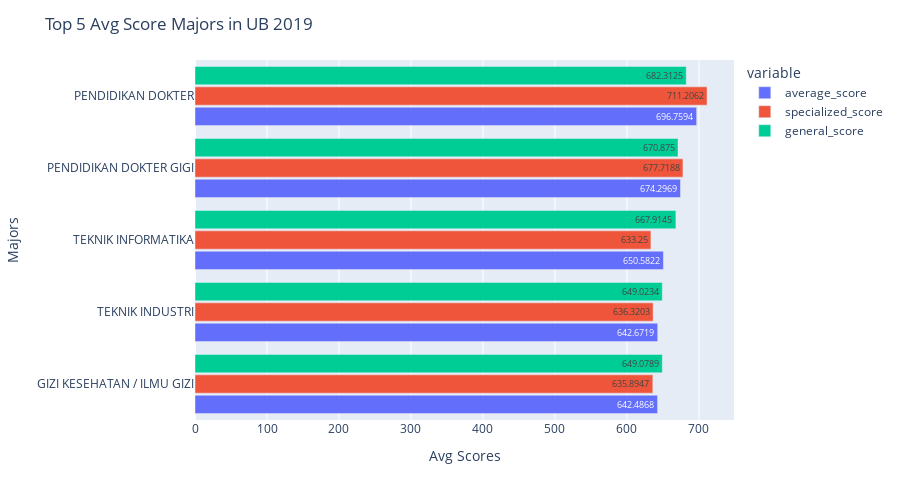

Source (notebook cell):
### Markdown cell above
![Avg Score in Science Majors UB 2019](/photos/Avg%20Score%20in%20Science%20Majors%20UB%202019.png)

### Code cell
fig = px.bar(data_frame=df_univ_braw_clear.groupby('first_major').mean().sort_values('average_score',ascending=False).head(5).reset_index(),x=['average_score','specialized_score','general_score'],y='first_major',text_auto=True,barmode='group',height=500)

fig.update_layout(showlegend=True,title='Top 5 Avg Score Majors in UB 2019',xaxis_title='Avg Scores',yaxis_title='Majors',bargap=0.15,
bargroupgap=0.1,yaxis={'categoryorder':'total ascending'})
fig.show()

### Figure 1 — Plotly figure (JSON) as saved in the notebook; plotly's stock layout.template omitted (floating-point values rounded to 4 significant figures)
{"data": [{"alignmentgroup": "True", "hovertemplate": "variable=average_score<br>value=%{x}<br>first_major=%{y}<extra></extra>", "legendgroup": "average_score", "marker": {"color": "#636efa", "pattern": {"shape": ""}}, "name": "average_score", "offsetgroup": "average_score", "orientation": "h", "showlegend": true, "textposition": "auto", "texttemplate": "%{x}", "type": "bar", "x": [696.8, 674.3, 650.6, 642.7, 642.5], "xaxis": "x", "y": ["PENDIDIKAN DOKTER", "PENDIDIKAN DOKTER GIGI", "TEKNIK INFORMATIKA", "TEKNIK INDUSTRI", "GIZI KESEHATAN / ILMU GIZI"], "yaxis": "y"}, {"alignmentgroup": "True", "hovertemplate": "variable=specialized_score<br>value=%{x}<br>first_major=%{y}<extra></extra>", "legendgroup": "specialized_score", "marker": {"color": "#EF553B", "pattern": {"shape": ""}}, "name": "specialized_score", "offsetgroup": "specialized_score", "orientation": "h", "showlegend": true, "textposition": "auto", "texttemplate": "%{x}", "type": "bar", "x": [711.2, 677.7, 633.2, 636.3, 635.9], "xaxis": "x", "y": ["PENDIDIKAN DOKTER", "PENDIDIKAN DOKTER GIGI", "TEKNIK INFORMATIKA", "TEKNIK INDUSTRI", "GIZI KESEHATAN / ILMU GIZI"], "yaxis": "y"}, {"alignmentgroup": "True", "hovertemplate": "variable=general_score<br>value=%{x}<br>first_major=%{y}<extra></extra>", "legendgroup": "general_score", "marker": {"color": "#00cc96", "pattern": {"shape": ""}}, "name": "general_score", "offsetgroup": "general_score", "orientation": "h", "showlegend": true, "textposition": "auto", "texttemplate": "%{x}", "type": "bar", "x": [682.3, 670.9, 667.9, 649.0, 649.1], "xaxis": "x", "y": ["PENDIDIKAN DOKTER", "PENDIDIKAN DOKTER GIGI", "TEKNIK INFORMATIKA", "TEKNIK INDUSTRI", "GIZI KESEHATAN / ILMU GIZI"], "yaxis": "y"}], "layout": {"bargap": 0.15, "bargroupgap": 0.1, "barmode": "group", "height": 500, "legend": {"title": {"text": "variable"}, "tracegroupgap": 0}, "margin": {"t": 60}, "showlegend": true, "title": {"text": "Top 5 Avg Score Majors in UB 2019"}, "xaxis": {"anchor": "y", "domain": [0, 1], "title": {"text": "Avg Scores"}}, "yaxis": {"anchor": "x", "categoryorder": "total ascending", "domain": [0, 1], "title": {"text": "Majors"}}}}
